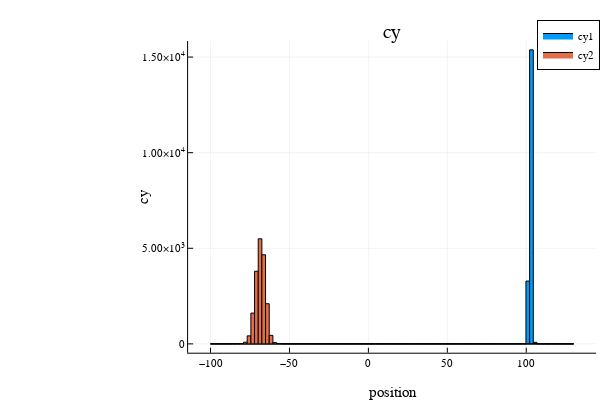

Notebook code cell kept with this figure:
### Code cell
#polynomial coefficients cy
cy_csv = CSV.read("cytab.csv", DataFrame; datarow = 1, transpose=true);
cy1_hist = (cy_csv[:,3]);
cy2_hist = (cy_csv[:,4]);
histogram([cy1_hist cy2_hist], title = "cy", label = ["cy1" "cy2"],
     bins = LinRange(-100,130,100), xlabel = "position", ylabel = "cy", legend = :best)
